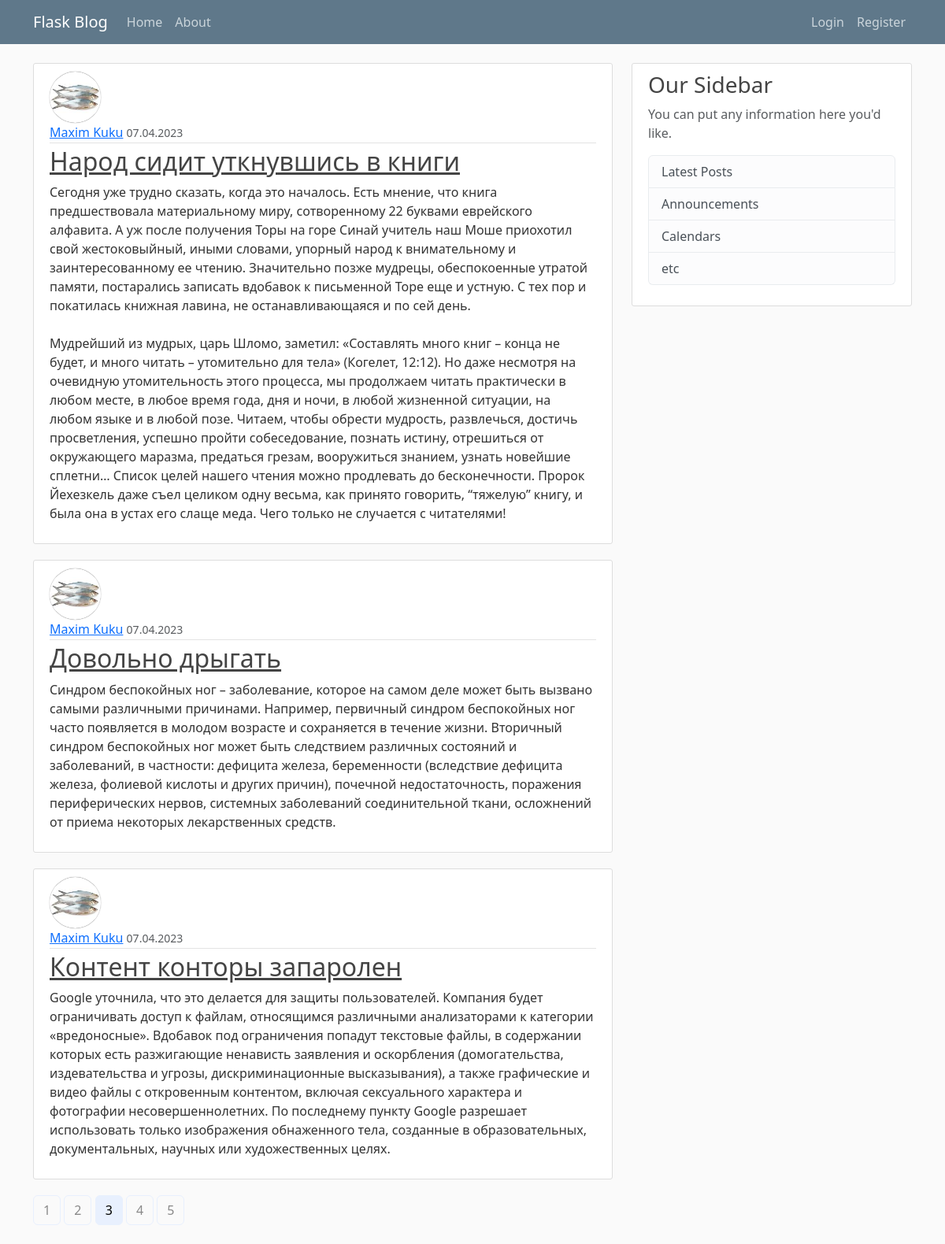
Screenshot of /home?page=3 with the database file from the repository.
### flaskblog/models.py (models this page shows, shortened)
class Post(db.Model):
    id = db.Column(db.Integer, primary_key=True)
    title = db.Column(db.String(100), nullable=False)
    date_posted = db.Column(db.DateTime, nullable=False, default=datetime.utcnow)
    content = db.Column(db.Text, nullable=False)
    user_id = db.Column(db.Integer, db.ForeignKey('user.id'), nullable=False)

class User(db.Model, UserMixin):
    id = db.Column(db.Integer, primary_key=True)
    username = db.Column(db.String(20), unique=True, nullable=False)
    email = db.Column(db.String(120), unique=True, nullable=False)
    image_file = db.Column(db.String(20), nullable=False, default='default.jpg')
    password = db.Column(db.String(60), nullable=False)
    posts = db.relationship('Post', backref='author', lazy=True)

### flaskblog/main/routes.py (the view)
@main.route("/")
@main.route("/home")
def home():
    page = request.args.get('page', 1, type=int)
    posts = Post.query.order_by(Post.date_posted.desc()).paginate(page=page, per_page=3)
    return render_template('home.html', posts=posts)

### flaskblog/templates/home.html
{% extends "layout.html" %}
{% block content %}
    {% for post in posts.items %}
        <article class="media content-section home-articles">
          <img src="{{ url_for('static', filename='profile_pics/' + post.author.image_file) }}" alt="{{ post.author.username }}" class="rounded-circle article-img">
          <div class="media-body">
            <div class="article-metadata">
              <a class="mr-2" href="{{ url_for('users.user_posts', username=post.author.username) }}">{{ post.author.username }}</a>
              <small class="text-muted">{{ post.date_posted.strftime('%d.%m.%Y') }}</small>
            </div>
            <h2><a class="article-title" href="{{ url_for('posts.post', post_id=post.id) }}">{{ post.title }}</a></h2>
            <p class="article-content">{{ post.content }}</p>
          </div>
        </article>
    {% endfor %}
    {% for page_num in posts.iter_pages(left_edge=1, right_edge=1, left_current=1, right_current=2) %}
        {% if page_num %}
            {% if posts.page == page_num %}
                <a class="btn btn-info mb-4" href="{{ url_for('main.home', page=page_num) }}">{{ page_num }}</a>
            {% else %}
                <a class="btn btn-outline-info mb-4" href="{{ url_for('main.home', page=page_num) }}">{{ page_num }}</a>
            {% endif %}
        {% else %}
            ...
        {% endif %}
    {% endfor %}
{% endblock content %}

### flaskblog/static/main.css (style rules this page uses)
body { background: #fafafa; color: #333333; margin-top: 5rem; }
h1, h2, h3, h4, h5, h6 { color: #444444; }
.content-section { background: #ffffff; padding: 10px 20px; border: 1px solid #dddddd; border-radius: 3px; margin-bottom: 20px; }
.article-title { color: #444444; }
.article-content { white-space: pre-line; }
.article-img { height: 65px; width: 65px; margin-right: 16px; }
.article-metadata { padding-bottom: 1px; margin-bottom: 4px; border-bottom: 1px solid #e3e3e3 }
.btn-outline-info { --bs-btn-color: #898989; --bs-btn-border-color: #e8f0fe; --bs-btn-hover-color: #000; --bs-btn-hover-bg: #e8f0fe; --bs-btn-hover-border-color: #e8f0fe; --bs-btn-focus-shadow-rgb: 13,202,240; --bs-btn-active-color: #000; --bs-btn-active-bg: #e8f0fe; --bs-btn-active-border-color: #e8f0fe; --bs-btn-active-shadow: inset 0 3px 5px rgba(0, 0, 0, 0.125); --bs-btn-disabled-color: #e8f0fe; --bs-btn-disabled-bg: transparent; --bs-btn-disabled-border-color: #e8f0fe; --bs-gradient: none; }
.home-articles .article-img { object-fit: contain; }
.rounded-circle { box-shadow: 0px 0px 1px #343434; }
.btn-info { --bs-btn-color: #000; --bs-btn-bg: #e8f0fe; --bs-btn-border-color: #e8f0fe; --bs-btn-hover-color: #000; --bs-btn-hover-bg: #d3e3ff; --bs-btn-hover-border-color: #d3e3ff; --bs-btn-focus-shadow-rgb: 11,172,204; --bs-btn-active-color: #000; --bs-btn-active-bg: #d3e3ff; --bs-btn-active-border-color: #d3e3ff; --bs-btn-active-shadow: inset 0 3px 5px rgba(0, 0, 0, 0.125); --bs-btn-disabled-color: #000; --bs-btn-disabled-bg: #e8f0fe; --bs-btn-disabled-border-color: #e8f0fe; }

### rows the page displays
Post: image_file (picture), author.username "Maxim Kuku", date_posted "07.04.2023", title "Народ сидит уткнувшись в книги", content "Сегодня уже трудно сказать, когда это началось. Есть мнение, что книга предшествовала материальному миру, сотворенному 22 буквами еврейского алфавита. А уж после получения Торы на горе Синай учитель наш Моше приохотил свой жестоковыйный, иными словами, упорный народ к внимательному и заинтересованному ее чтению. Значительно позже мудрецы, обеспокоенные утратой памяти, постарались записать вдобавок к письменной Торе еще и устную. С тех пор и покатилась книжная лавина, не останавливающаяся и по сей день. Мудрейший из мудрых, царь Шломо, заметил: «Составлять много книг – конца не будет, и много читать – утомительно для тела» (Когелет, 12:12). Но даже несмотря на очевидную утомительность этого…"
Post: image_file (picture), author.username "Maxim Kuku", date_posted "07.04.2023", title "Довольно дрыгать", content "Синдром беспокойных ног – заболевание, которое на самом деле может быть вызвано самыми различными причинами. Например, первичный синдром беспокойных ног часто появляется в молодом возрасте и сохраняется в течение жизни. Вторичный синдром беспокойных ног может быть следствием различных состояний и заболеваний, в частности: дефицита железа, беременности (вследствие дефицита железа, фолиевой кислоты и других причин), почечной недостаточность, поражения периферических нервов, системных заболеваний соединительной ткани, осложнений от приема некоторых лекарственных средств."
Post: image_file (picture), author.username "Maxim Kuku", date_posted "07.04.2023", title "Контент конторы запаролен", content "Google уточнила, что это делается для защиты пользователей. Компания будет ограничивать доступ к файлам, относящимся различными анализаторами к категории «вредоносные». Вдобавок под ограничения попадут текстовые файлы, в содержании которых есть разжигающие ненависть заявления и оскорбления (домогательства, издевательства и угрозы, дискриминационные высказывания), а также графические и видео файлы с откровенным контентом, включая сексуального характера и фотографии несовершеннолетних. По последнему пункту Google разрешает использовать только изображения обнаженного тела, созданные в образовательных, документальных, научных или художественных целях."

### other values shown
{{ page_num }} "1" "2" "4" "5"
{{ page_num }} "3"
